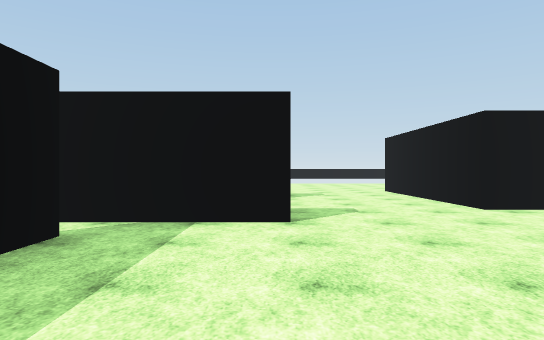
view 1 (above)

16 first-person views from a walk through a scene from a Unity 3-D project. The camera is 1.4 m above the floor, looks level and sees 75° across. The floor is counted in squares, 2 m on a side. Each view is taken from the middle of a square. On the plan, view 1 faces up. The plan holds only what a view shows up to about 11 squares ahead; the rest is blank. The player is left out. Some animated figures are not drawn. Surface patterns are stand-ins for the level's own textures.

view 2
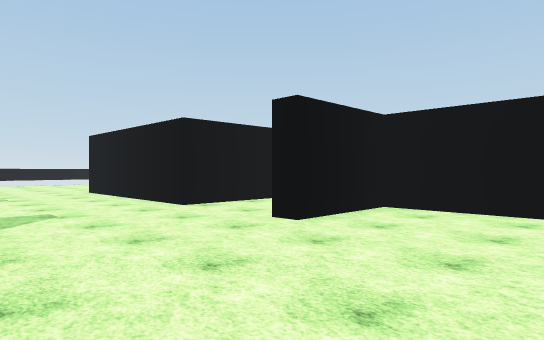

view 3
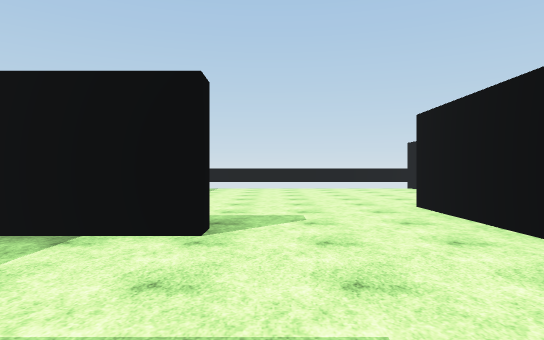

view 4
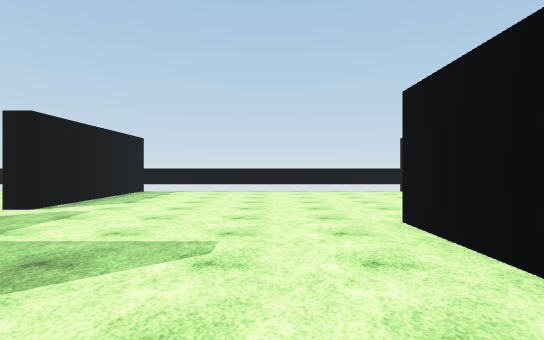

view 5
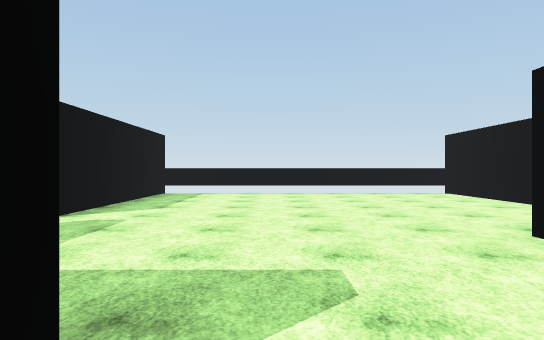

view 6
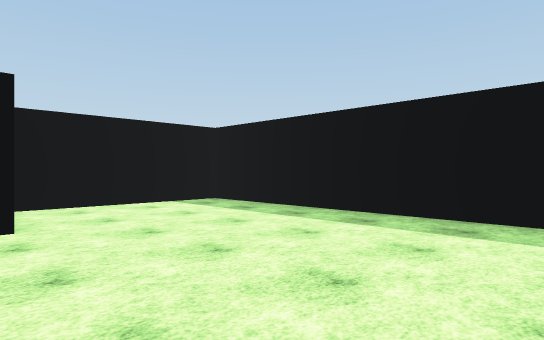

view 7
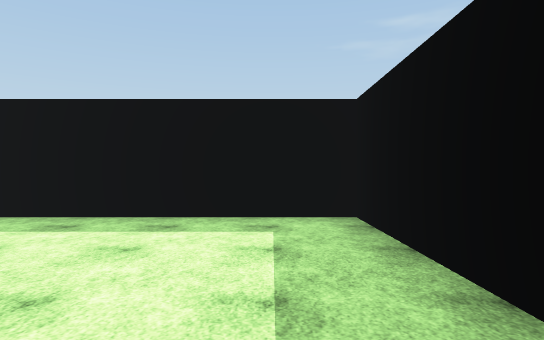

view 8
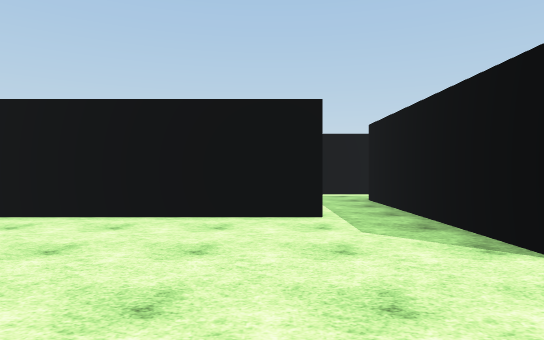

view 9
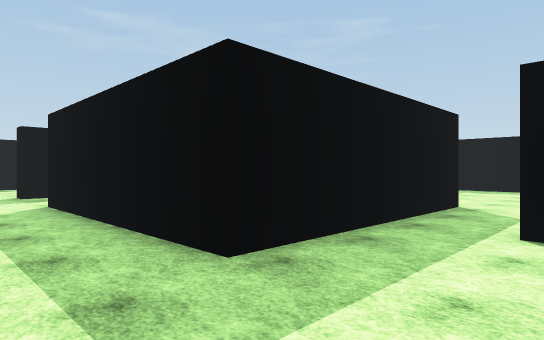

view 10
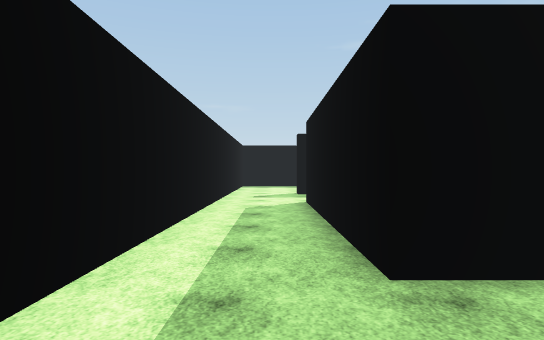

view 11
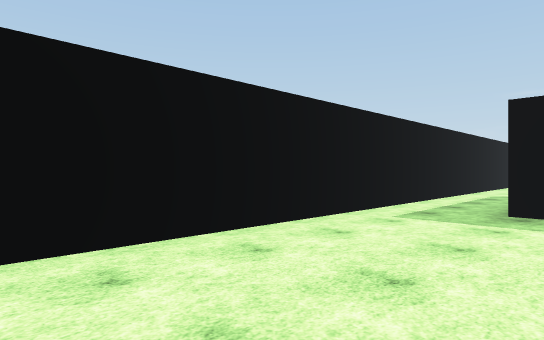

view 12
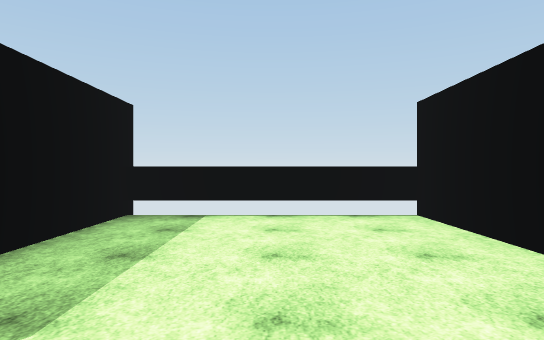

view 13
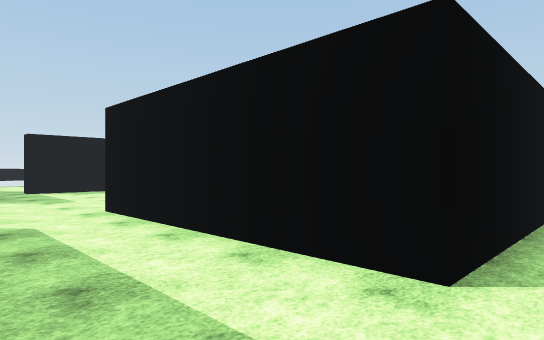

view 14
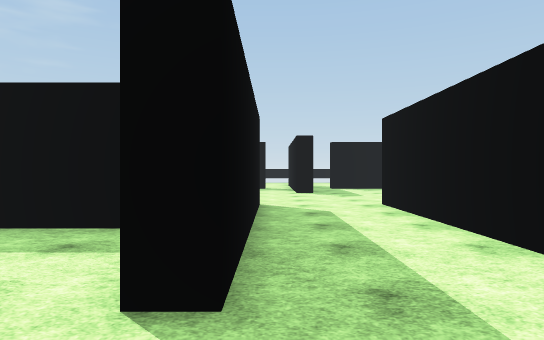

view 15
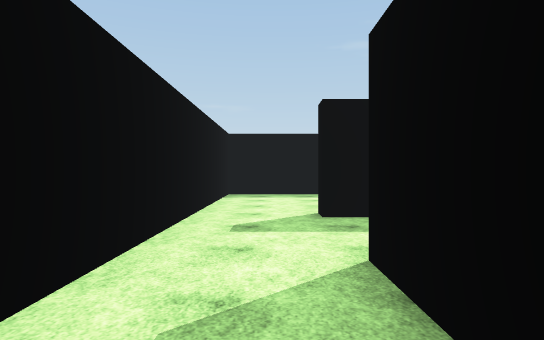

view 16
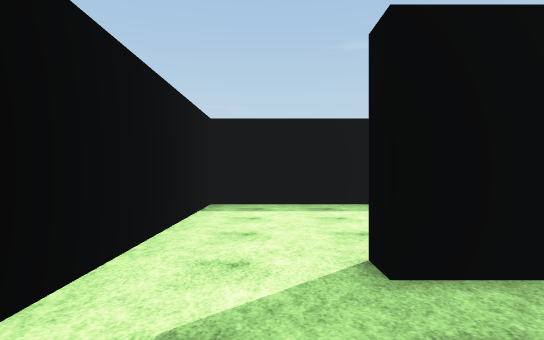

### Floor plan
Key: @ floor where view 1 was taken; # wall or solid block; . floor; ^ raised ledge.
Columns run from 3 left of view 1 to 12 right of it. Each row starts with its distance up from view 1.
 19  ^^^^^^^^^^^^^^
 18  #........#....#
 17  #........#....#
 16  #........#....#
 15  #........#....#
 14  #........#....#
 13  ..............#
 12  ..............#
 11   .....######..#
 10   .....#    #..#
  9  ###...#    #..#
  8  #.....#    #..#
  7  #.....######..#
  6 ...............#
  5 ####...........#
  4 .......######..#
  3  #........#....#
  2  #........#....#
  1  #........#....#
  0  #.@......#....#
 -1  ###############

Where each view was taken, in squares from view 1:
view 1: 0 up, 0 right, facing up
view 2: 0 up, 0 right, facing up-right
view 3: 5 up, 1 right, facing up
view 4: 7 up, 2 right, facing up
view 5: 8 up, 1 right, facing up
view 6: 4 up, 1 left, facing down-right
view 7: 4 up, 1 left, facing down
view 8: 14 up, 1 right, facing right
view 9: 14 up, 11 right, facing down-left
view 10: 14 up, 10 right, facing down
view 11: 18 up, 8 right, facing down-right
view 12: 13 up, 9 right, facing up
view 13: 4 up, 10 right, facing up-left
view 14: 4 up, 11 right, facing left
view 15: 9 up, 10 right, facing down
view 16: 6 up, 10 right, facing down
